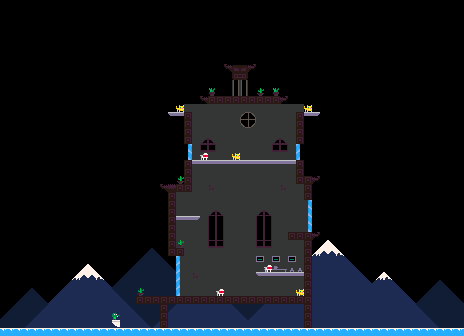

The image is a tile-based game level rendered from a .tmx file. Its description and source (layers, tilesets, objects; grid data summarised) follow:
An orthogonal 58x42 tile map with 8x8 px tiles, 3 tile layers (BG, MAP, Sprites), 3 tilesets.

<map version="1.8" tiledversion="1.8.2" orientation="orthogonal" renderorder="right-down" width="58" height="42" tilewidth="8" tileheight="8" infinite="0" nextlayerid="5" nextobjectid="1">
 <editorsettings>
  <export target="level3.json" format="json" />
 </editorsettings>
 <tileset firstgid="1" name="tiles" tilewidth="8" tileheight="8" tilecount="256" columns="16">
  <image source="../../public/tiles.png" width="128" height="128" />
 </tileset>
 <tileset firstgid="257" source="sprites.tsx" />
 <tileset firstgid="513" source="tiles.tsx" />
 <layer id="3" name="BG" width="58" height="42">
  <properties>
   <property name="extras" value="moon,clouds" />
   <property name="music" value="mission" />
   <property name="objective" value="Be the hero!,Endangered Leopard Cubs!" />
   <property name="save" type="int" value="100" />
   <property name="sea" value="true" />
   <property name="sky" value="night" />
   <property name="time" type="int" value="3" />
   <property name="title" value="House of fun" />
   <property name="warning" value="" />
   <property name="weather" value="" />
  </properties>
  <data>[2436 cells, 766 non-empty, 32 distinct tile ids]</data>
 </layer>
 <layer id="1" name="MAP" width="58" height="42">
  <data>[2436 cells, 184 non-empty, 16 distinct tile ids]</data>
 </layer>
 <layer id="4" name="Sprites" width="58" height="42">
  <data>[2436 cells, 20 non-empty, 7 distinct tile ids]</data>
 </layer>
</map>
